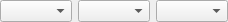
<?xml version="1.0" encoding="UTF-8"?>
<ui version="4.0">
 <class>camera_aoi_selector</class>
 <widget class="QWidget" name="camera_aoi_selector">
  <property name="geometry">
   <rect>
    <x>0</x>
    <y>0</y>
    <width>153</width>
    <height>22</height>
   </rect>
  </property>
  <layout class="QHBoxLayout" name="horizontalLayout">
   <property name="leftMargin">
    <number>0</number>
   </property>
   <property name="topMargin">
    <number>0</number>
   </property>
   <property name="rightMargin">
    <number>0</number>
   </property>
   <property name="bottomMargin">
    <number>0</number>
   </property>
   <item>
    <widget class="QComboBox" name="cmbcamera_aoi"/>
   </item>
   <item>
    <widget class="QComboBox" name="cmbcamera_gain"/>
   </item>
   <item>
    <widget class="QComboBox" name="cmbcamera_bin"/>
   </item>
  </layout>
 </widget>
 <resources/>
 <connections/>
</ui>
